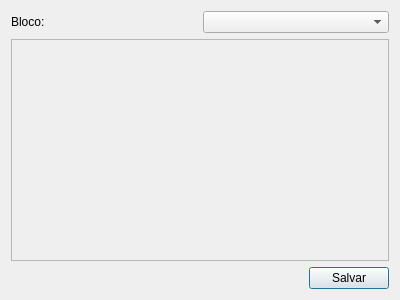
<?xml version="1.0" encoding="UTF-8"?>
<ui version="4.0">
 <class>Dialog</class>
 <widget class="QDialog" name="Dialog">
  <property name="geometry">
   <rect>
    <x>0</x>
    <y>0</y>
    <width>400</width>
    <height>300</height>
   </rect>
  </property>
  <property name="windowTitle">
   <string>Dialog</string>
  </property>
  <layout class="QGridLayout" name="gridLayout">
   <item row="0" column="0">
    <layout class="QHBoxLayout" name="horizontalLayout">
     <item>
      <widget class="QLabel" name="label">
       <property name="text">
        <string>Bloco:</string>
       </property>
      </widget>
     </item>
     <item>
      <widget class="QComboBox" name="blocksCb"/>
     </item>
    </layout>
   </item>
   <item row="1" column="0">
    <widget class="QScrollArea" name="scrollArea">
     <property name="widgetResizable">
      <bool>true</bool>
     </property>
     <widget class="QWidget" name="scrollAreaWidgetContents">
      <property name="geometry">
       <rect>
        <x>0</x>
        <y>0</y>
        <width>380</width>
        <height>206</height>
       </rect>
      </property>
      <layout class="QVBoxLayout" name="verticalLayout"/>
     </widget>
    </widget>
   </item>
   <item row="2" column="0">
    <layout class="QHBoxLayout" name="horizontalLayout_2">
     <item>
      <spacer name="horizontalSpacer">
       <property name="orientation">
        <enum>Qt::Horizontal</enum>
       </property>
       <property name="sizeHint" stdset="0">
        <size>
         <width>40</width>
         <height>20</height>
        </size>
       </property>
      </spacer>
     </item>
     <item>
      <widget class="QPushButton" name="saveBtn">
       <property name="text">
        <string>Salvar</string>
       </property>
      </widget>
     </item>
    </layout>
   </item>
  </layout>
 </widget>
 <resources/>
 <connections/>
</ui>
